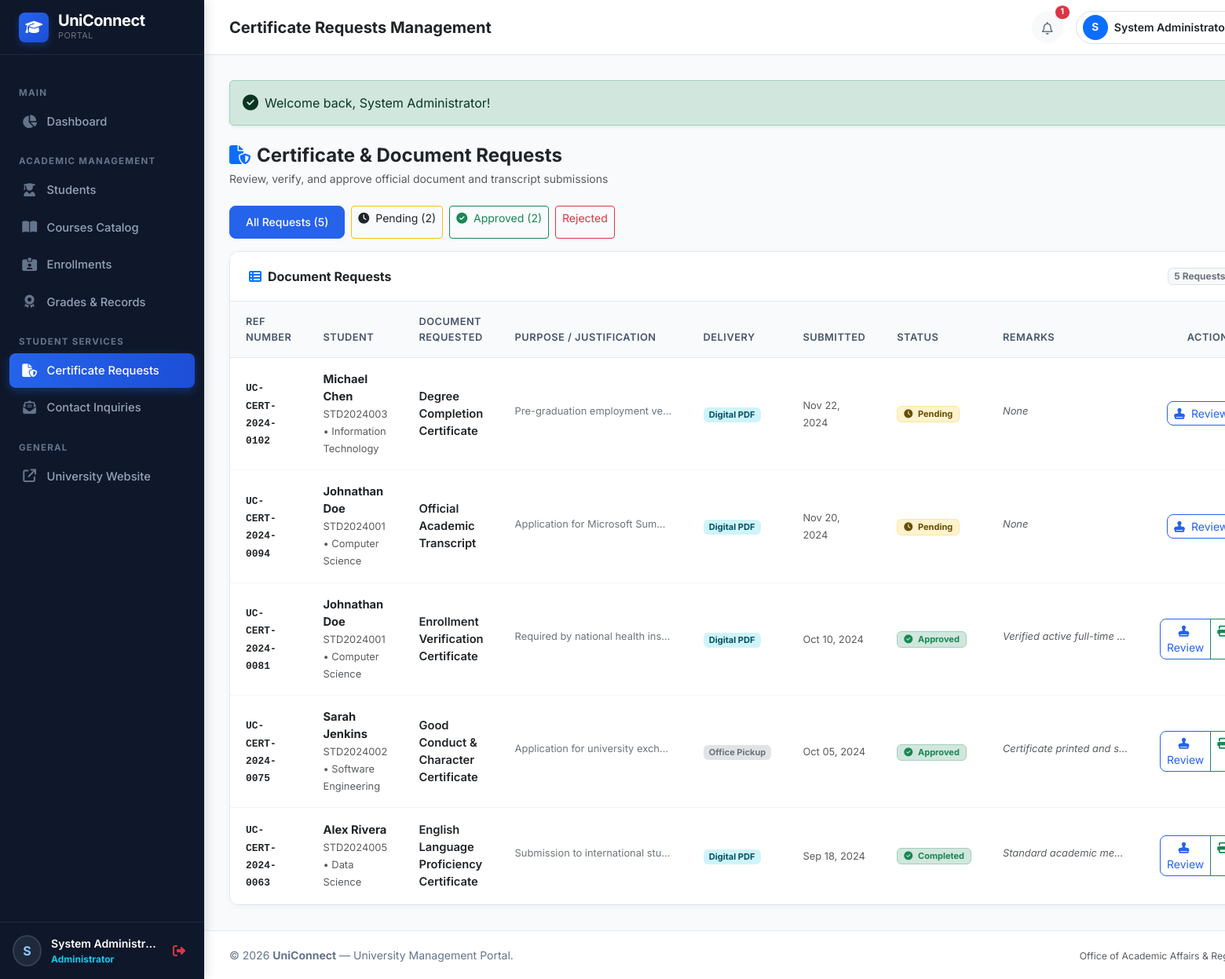
Screenshot of /admin/certificates.php (signed in) with the database file from the repository.
### tables this page shows
CREATE TABLE `certificate_requests` (
  `id` INT AUTO_INCREMENT PRIMARY KEY,
  `student_id` INT NOT NULL,
  `certificate_type` VARCHAR(100) NOT NULL,
  `purpose` TEXT NOT NULL,
  `delivery_type` ENUM('digital', 'physical_pickup') NOT NULL DEFAULT 'digital',
  `status` ENUM('pending', 'approved', 'rejected', 'completed') NOT NULL DEFAULT 'pending',
  `admin_remarks` TEXT DEFAULT NULL,
  `reference_no` VARCHAR(60) DEFAULT NULL,
  `processed_by` INT DEFAULT NULL,
  `requested_at` TIMESTAMP DEFAULT CURRENT_TIMESTAMP,
  `processed_at` DATETIME DEFAULT NULL,
  CONSTRAINT `fk_cert_student` FOREIGN KEY (`student_id`) REFERENCES `students` (`id`) ON DELETE CASCADE,
  CONSTRAINT `fk_cert_user` FOREIGN KEY (`processed_by`) REFERENCES `users` (`id`) ON DELETE SET NULL
);

CREATE TABLE `users` (
  `id` INT AUTO_INCREMENT PRIMARY KEY,
  `name` VARCHAR(100) NOT NULL,
  `email` VARCHAR(150) NOT NULL UNIQUE,
  `password` VARCHAR(255) NOT NULL,
  `role` ENUM('admin', 'student') NOT NULL DEFAULT 'student',
  `status` ENUM('active', 'inactive') NOT NULL DEFAULT 'active',
  `avatar` VARCHAR(255) DEFAULT 'default-avatar.png',
  `created_at` TIMESTAMP DEFAULT CURRENT_TIMESTAMP,
  `updated_at` TIMESTAMP DEFAULT CURRENT_TIMESTAMP ON UPDATE CURRENT_TIMESTAMP
);

CREATE TABLE `students` (
  `id` INT AUTO_INCREMENT PRIMARY KEY,
  `user_id` INT NOT NULL UNIQUE,
  `student_id` VARCHAR(50) NOT NULL UNIQUE,
  `department` VARCHAR(100) NOT NULL,
  `academic_year` VARCHAR(50) NOT NULL DEFAULT 'Year 1',
  `semester` VARCHAR(50) NOT NULL DEFAULT 'Fall 2026',
  `phone` VARCHAR(30) DEFAULT NULL,
  `date_of_birth` DATE DEFAULT NULL,
  `address` TEXT DEFAULT NULL,
  `created_at` TIMESTAMP DEFAULT CURRENT_TIMESTAMP,
  `updated_at` TIMESTAMP DEFAULT CURRENT_TIMESTAMP ON UPDATE CURRENT_TIMESTAMP,
  CONSTRAINT `fk_students_user` FOREIGN KEY (`user_id`) REFERENCES `users` (`id`) ON DELETE CASCADE
);

### admin/certificates.php (the view, shortened to what this page needs)
<?php
$pdo = get_db_connection();
$statusFilter = trim($_GET['status'] ?? '');
$query = "
    SELECT r.*, s.student_id AS student_code, s.department, u.name AS student_name, u.email AS student_email,
           admin_u.name AS reviewer_name
    FROM certificate_requests r
    JOIN students s ON r.student_id = s.id
    JOIN users u ON s.user_id = u.id
    LEFT JOIN users admin_u ON r.processed_by = admin_u.id
    WHERE 1=1
";
$params = [];
$query .= " ORDER BY r.requested_at DESC";
$stmt = $pdo->prepare($query);
$stmt->execute($params);
$requests = $stmt->fetchAll();
$countPending = (int)$pdo->query("SELECT COUNT(*) FROM certificate_requests WHERE status = 'pending'")->fetchColumn();
$countApproved = (int)$pdo->query("SELECT COUNT(*) FROM certificate_requests WHERE status = 'approved'")->fetchColumn();
$countTotal = (int)$pdo->query("SELECT COUNT(*) FROM certificate_requests")->fetchColumn();
require_once __DIR__ . '/../includes/header.php';
?>
<div class="d-flex flex-column flex-md-row justify-content-between align-items-md-center gap-3 mb-4">
    <div>
        <h4 class="fw-bold mb-1 text-dark"><i class="fa-solid fa-file-shield text-primary me-2"></i>Certificate & Document Requests</h4>
        <p class="text-muted small mb-0">Review, verify, and approve official document and transcript submissions</p>
    </div>
</div>
<div class="d-flex gap-2 mb-3">
    <a href="<?= BASE_URL ?>admin/certificates.php" class="btn btn-sm <?= empty($statusFilter) ? 'btn-primary' : 'btn-outline-secondary' ?>">
        All Requests (<?= $countTotal ?>)
    </a>
    <a href="<?= BASE_URL ?>admin/certificates.php?status=pending" class="btn btn-sm <?= $statusFilter === 'pending' ? 'btn-warning text-dark' : 'btn-outline-warning text-dark' ?>">
        <i class="fa-solid fa-clock me-1"></i> Pending (<?= $countPending ?>)
    </a>
    <a href="<?= BASE_URL ?>admin/certificates.php?status=approved" class="btn btn-sm <?= $statusFilter === 'approved' ? 'btn-success' : 'btn-outline-success' ?>">
        <i class="fa-solid fa-circle-check me-1"></i> Approved (<?= $countApproved ?>)
    </a>
    <a href="<?= BASE_URL ?>admin/certificates.php?status=rejected" class="btn btn-sm <?= $statusFilter === 'rejected' ? 'btn-danger' : 'btn-outline-danger' ?>">
        Rejected
    </a>
</div>
<div class="card-academic">
    <div class="card-header-custom">
        <h6 class="fw-bold mb-0 text-dark"><i class="fa-solid fa-table-list text-primary me-2"></i>Document Requests</h6>
        <span class="badge bg-light text-secondary border"><?= count($requests) ?> Requests</span>
    </div>
    <div class="card-body p-0">
        <?php if (empty($requests)): ?>
            <div class="text-center py-5">
                <i class="fa-regular fa-circle-check text-muted fs-1 mb-3"></i>
                <h6>No requests matching the selected filter</h6>
                <p class="text-muted small">No pending student document requests at this time.</p>
            </div>
        <?php else: ?>
            <div class="table-responsive">
                <table class="table table-academic mb-0">
                    <thead>
                        <tr>
                            <th>Ref Number</th>
                            <th>Student</th>
                            <th>Document Requested</th>
                            <th>Purpose / Justification</th>
                            <th>Delivery</th>
                            <th>Submitted</th>
                            <th>Status</th>
                            <th>Remarks</th>
                            <th class="text-end">Actions</th>
                        </tr>
                    </thead>
                    <tbody>
                        <?php foreach ($requests as $r): ?>
                            <tr>
                                <td>
                                    <code class="fw-bold text-dark font-monospace"><?= e($r['reference_no']) ?></code>
                                </td>
                                <td>
                                    <div class="fw-bold text-dark"><?= e($r['student_name']) ?></div>
                                    <small class="text-muted"><?= e($r['student_code']) ?> &bull; <?= e($r['department']) ?></small>
                                </td>
                                <td>
                                    <span class="fw-semibold text-dark"><?= e($r['certificate_type']) ?></span>
                                </td>
                                <td>
                                    <small class="text-secondary text-truncate d-inline-block" style="max-width: 200px;">
                                        <?= e($r['purpose']) ?>
                                    </small>
                                </td>
                                <td>
                                    <?php if ($r['delivery_type'] === 'physical_pickup'): ?>
                                        <span class="badge bg-secondary-subtle text-secondary small">Office Pickup</span>
                                    <?php else: ?>
                                        <span class="badge bg-info-subtle text-info-emphasis small">Digital PDF</span>
                                    <?php endif; ?>
                                </td>
                                <td>
                                    <small class="text-muted"><?= format_date($r['requested_at']) ?></small>
                                </td>
                                <td><?= status_badge($r['status']) ?></td>
                                <td>
                                    <small class="text-muted fst-italic text-truncate d-inline-block" style="max-width: 160px;">
                                        <?= e($r['admin_remarks'] ?: 'None') ?>
                                    </small>
                                </td>
                                <td class="text-end">
                                    <div class="btn-group">
                                        <button type="button" class="btn btn-sm btn-outline-primary" data-bs-toggle="modal" data-bs-target="#processCertModal<?= $r['id'] ?>" title="Process Request">
                                            <i class="fa-solid fa-stamp me-1"></i> Review
                                        </button>
                                        <?php if ($r['status'] === 'approved' || $r['status'] === 'completed'): ?>
                                            <a href="<?= BASE_URL ?>student/certificate-view.php?id=<?= $r['id'] ?>" class="btn btn-sm btn-outline-success" target="_blank" title="View Document">
                                                <i class="fa-solid fa-print"></i>
                                            </a>
                                        <?php endif; ?>
                                    </div>
                                </td>
                            </tr>
                        <?php endforeach; ?>
                    </tbody>
                </table>
            </div>
        <?php endif; ?>
    </div>
</div>
<?php require_once __DIR__ . '/../includes/footer.php'; ?>

### includes/functions.php (shortened to what this page needs)
<?php
function e($string) {
    return htmlspecialchars((string)$string, ENT_QUOTES, 'UTF-8');
}
function status_badge($status) {
    $status = strtolower(trim($status));
    switch ($status) {
        case 'active':
        case 'enrolled':
        case 'approved':
        case 'completed':
            return '<span class="badge bg-success-subtle text-success border border-success-subtle px-2 py-1"><i class="fa-solid fa-circle-check me-1"></i> ' . ucfirst($status) . '</span>';
        case 'pending':
            return '<span class="badge bg-warning-subtle text-warning-emphasis border border-warning-subtle px-2 py-1"><i class="fa-solid fa-clock me-1"></i> ' . ucfirst($status) . '</span>';
    }
}
function format_date($datetime, $format = 'M d, Y') {
    return date($format, strtotime($datetime));
}

### assets/css/style.css (style rules this page uses)
:root { --primary-color: #0f4c81; --primary-hover: #0c3d67; --primary-dark: #0a2540; --accent-color: #2563eb; --accent-light: #eff6ff; --secondary-color: #475569; --success-color: #10b981; --warning-color: #f59e0b; --danger-color: #ef4444; --bg-light: #f8fafc; --card-border: #e2e8f0; --text-dark: #1e293b; --text-muted: #64748b; --sidebar-width: 260px; --sidebar-bg: #0f172a; --sidebar-hover: #1e293b; --sidebar-active: #2563eb; }
body { font-family: 'Inter', -apple-system, BlinkMacSystemFont, "Segoe UI", Roboto, "Helvetica Neue", Arial, sans-serif; background-color: var(--bg-light); color: var(--text-dark); min-height: 100vh; }
.card-academic { background: #ffffff; border: 1px solid var(--card-border); border-radius: 12px; box-shadow: 0 2px 8px rgba(0, 0, 0, 0.04); transition: transform 0.2s ease, box-shadow 0.2s ease; overflow: hidden; }
.card-academic .card-header-custom { padding: 1.25rem 1.5rem; background-color: #ffffff; border-bottom: 1px solid var(--card-border); display: flex; align-items: center; justify-content: space-between; }
.table-academic { margin-bottom: 0; }
.table-academic th { background-color: #f8fafc; color: #475569; font-size: 0.8rem; font-weight: 600; text-transform: uppercase; letter-spacing: 0.5px; padding: 1rem 1.25rem; border-bottom: 1px solid var(--card-border); }
.table-academic td { padding: 1rem 1.25rem; vertical-align: middle; font-size: 0.92rem; border-bottom: 1px solid #f1f5f9; }
.btn-primary { background-color: var(--accent-color); border-color: var(--accent-color); border-radius: 8px; padding: 0.6rem 1.25rem; font-weight: 500; }
.btn-outline-primary { color: var(--accent-color); border-color: var(--accent-color); border-radius: 8px; }

### rows the page displays
certificate_requests: reference_no "UC-CERT-2024-0102", users.name "Michael Chen", student.student_id "STD2024003", student.department "Information Technology", certificate_type "Degree Completion Certificate", purpose "Pre-graduation employment ve…", delivery_type "Digital PDF", requested_at "Nov 22, 2024", status "Pending", admin_remarks "None"
certificate_requests: reference_no "UC-CERT-2024-0094", users.name "Johnathan Doe", student.student_id "STD2024001", student.department "Computer Science", certificate_type "Official Academic Transcript", purpose "Application for Microsoft Sum…", delivery_type "Digital PDF", requested_at "Nov 20, 2024", status "Pending", admin_remarks "None"
certificate_requests: reference_no "UC-CERT-2024-0081", users.name "Johnathan Doe", student.student_id "STD2024001", student.department "Computer Science", certificate_type "Enrollment Verification Certificate", purpose "Required by national health ins…", delivery_type "Digital PDF", requested_at "Oct 10, 2024", status "Approved", admin_remarks "Verified active full-time…"
certificate_requests: reference_no "UC-CERT-2024-0075", users.name "Sarah Jenkins", student.student_id "STD2024002", student.department "Software Engineering", certificate_type "Good Conduct & Character Certificate", purpose "Application for university exch…", delivery_type "Office Pickup", requested_at "Oct 05, 2024", status "Approved", admin_remarks "Certificate printed and s…"
certificate_requests: reference_no "UC-CERT-2024-0063", users.name "Alex Rivera", student.student_id "STD2024005", student.department "Data Science", certificate_type "English Language Proficiency Certificate", purpose "Submission to international stu…", delivery_type "Digital PDF", requested_at "Sep 18, 2024", status "Completed", admin_remarks "Standard academic me…"

### other values shown
substr($currentUser['name'] ?? 'U', 0, 1) "S"
$currentUser['name'] "System Administr…"
$pageTitle "Certificate Requests Management"
$unreadCount "1"
substr($user['name'], 0, 1) "S"
$user['name'] "System…"
$flash['message'] "Welcome back, System Administrator!"
$countTotal "5"
$countPending "2"
$countApproved "2"
count($requests) "5"
APP_NAME "UniConnect"
